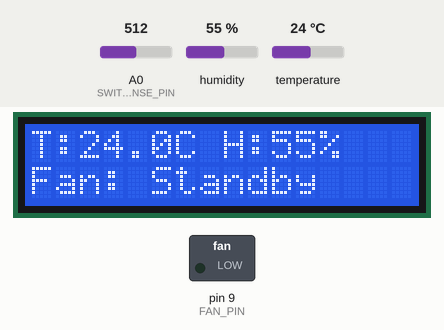
This sketch was run on a simulated Arduino Uno, built with avr-gcc and run on an emulated ATmega328P. Shown: 16×2 character LCD, switched loads named in the sketch (green lamp = pin HIGH). The inputs (shaded band) are chosen by the test bench; at power-on: temperature 24 °C, A0 (SWITCH_SENSE_PIN) = 512, humidity 55 %.

Above: at 7.3 s.
7.4 s: temperature set to 28 °C
At 8.6 s:
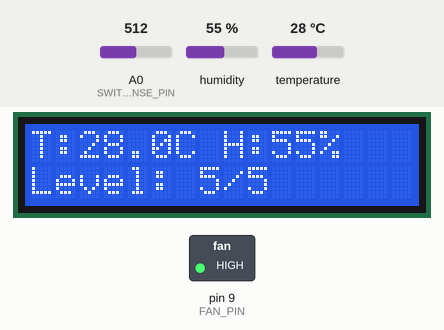
9.7 s: A0 (SWITCH_SENSE_PIN) set to 103
14.8 s: A0 (SWITCH_SENSE_PIN) set to 87
At 15.9 s:
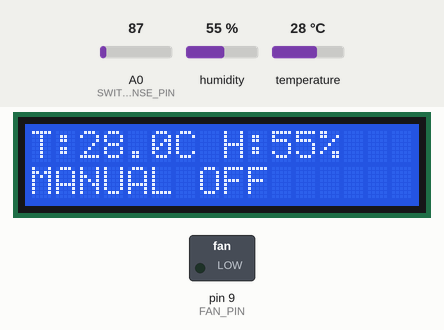
16.9 s: humidity set to 22 %
At 19.0 s:
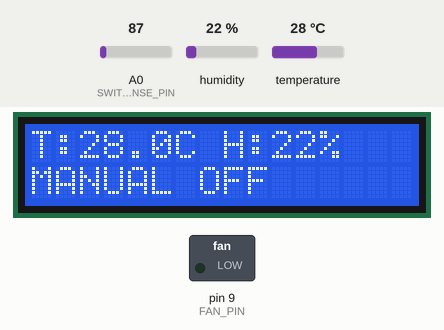
20.0 s: humidity set to 40 %
At 21.8 s:
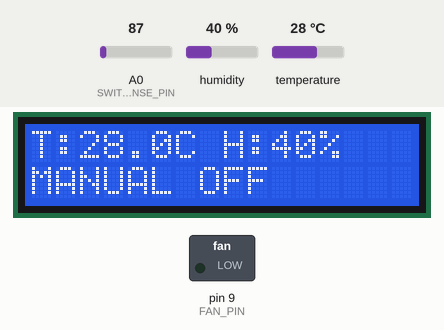
22.1 s: A0 (SWITCH_SENSE_PIN) set to 110
At 24.8 s:
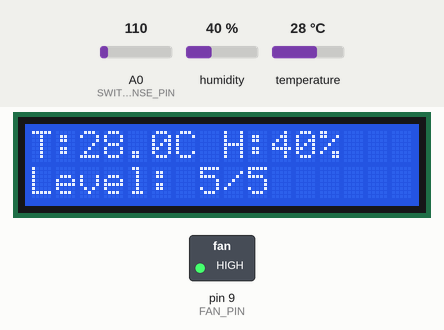
Timing chart, 0 to 25.8 s (numbered marks = the images above; inputs shaded):
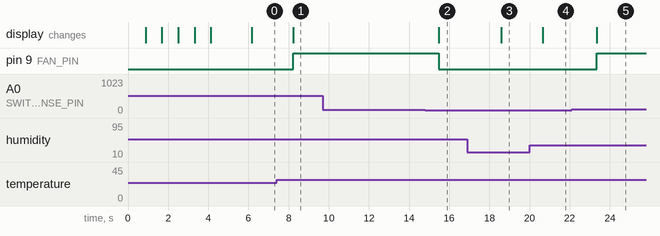

Measured:
- the behaviour switches between 93 and 92 on A0 (SWITCH_SENSE_PIN) (found by bisection; images 1 and 2)
- after the input at 7.4 s, pin 9 (FAN_PIN): LOW → HIGH after 0.82 s; the display: changes after 0.82 s (image 1)
- after the input at 9.7 s, every drawn part: stays the same
- after the input at 14.8 s, pin 9 (FAN_PIN): HIGH → LOW after 0.67 s; the display: changes after 0.67 s (image 2)
- after the input at 16.9 s, the display: changes after 1.7 s (image 3)
- after the input at 20.0 s, the display: changes after 0.67 s (image 4)
- after the input at 22.1 s, pin 9 (FAN_PIN): LOW → HIGH after 1.3 s; the display: changes after 1.3 s (image 5)

The sketch:

auto-calib.ino
```cpp
// code for auto calibrating system

#include <LiquidCrystal.h>
#include <DHT.h>

// 1. LCD Setup: RS, E, D4, D5, D6, D7
LiquidCrystal lcd(12, 11, 5, 4, 3, 2);

// 2. Sensor & Fan Setup
#define DHTPIN 8
#define DHTTYPE DHT11
#define FAN_PIN 9
#define SWITCH_SENSE_PIN A0

DHT dht(DHTPIN, DHTTYPE);

// 3. Variables
float baseTemp = 0.0;        // Will be set during setup()
const float tempStep = 0.20; // 0.2C increase per level
float stableSwitchVal = 1023.0; // Filtered switch value

void setup() {
  dht.begin();
  lcd.begin(16, 2);
  pinMode(FAN_PIN, OUTPUT);
  pinMode(SWITCH_SENSE_PIN, INPUT);

  // --- AUTO-CALIBRATION PHASE ---
  lcd.print("Calibrating...");
  float totalTemp = 0;

  // Take 5 samples over 4 seconds to find the room's average temperature
  for(int i = 0; i < 5; i++) {
    delay(800);
    float currentT = dht.readTemperature();
    if(!isnan(currentT)) {
      totalTemp += currentT;
    }
    lcd.setCursor(0, 1);
    lcd.print("Sample "); lcd.print(i+1);
  }

  // Set the base temperature to 0.5°C above the current room temperature
  baseTemp = (totalTemp / 5.0) + 0.5;

  lcd.clear();
  lcd.print("Base Set To:");
  lcd.setCursor(0, 1);
  lcd.print(baseTemp); lcd.print("C");
  delay(2000);
  lcd.clear();
}

void loop() {
  float temp = dht.readTemperature();
  float hum = dht.readHumidity();

  // 4. Manual Switch Stability Filter
  int rawSwitch = analogRead(SWITCH_SENSE_PIN);
  stableSwitchVal = (stableSwitchVal * 0.85) + (rawSwitch * 0.15);

  if (isnan(temp)) {
    lcd.setCursor(0, 0);
    lcd.print("Sensor Error!   ");
    return;
  }

  int fanLevel = 0;
  int pwmValue = 0;

  // 5. Fan Scaling Logic (1-5)
  if (temp >= baseTemp) {
    fanLevel = (int)((temp - baseTemp) / tempStep) + 1;
    if (fanLevel > 5) fanLevel = 5;

    // Map levels to PWM (80 is the starting floor for the motor)
    pwmValue = map(fanLevel, 1, 5, 80, 255);
  }

  // Override: If physical switch is OFF, force motor to stop
  if (stableSwitchVal < 100) {
    pwmValue = 0;
  }

  analogWrite(FAN_PIN, pwmValue);

  // --- LCD Display ---
  // Line 1: Real-time Data
  lcd.setCursor(0, 0);
  lcd.print("T:"); lcd.print(temp, 1);
  lcd.print("C H:"); lcd.print((int)hum);
  lcd.print("%   ");

  // Line 2: Status Logic
  lcd.setCursor(0, 1);
  if (stableSwitchVal < 100) {
    lcd.print("MANUAL OFF     "); // Switch is cut
  }
  else if (fanLevel == 0) {
    lcd.print("Fan: Standby   "); // Switch is on, but room is cool
  }
  else {
    lcd.print("Level: ");
    lcd.print(fanLevel);
    lcd.print("/5      ");      // Fan is running
  }

  delay(200);
}
```
